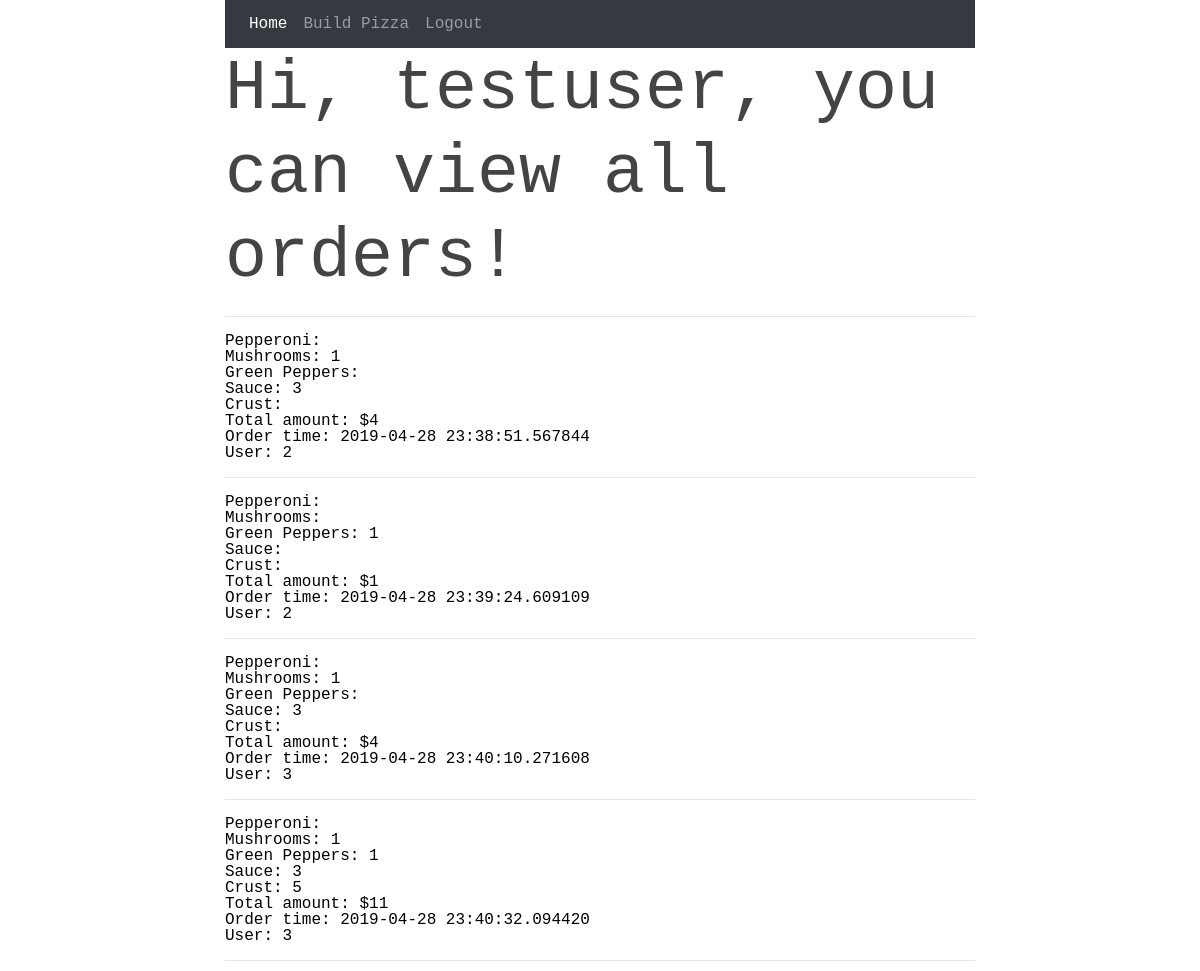
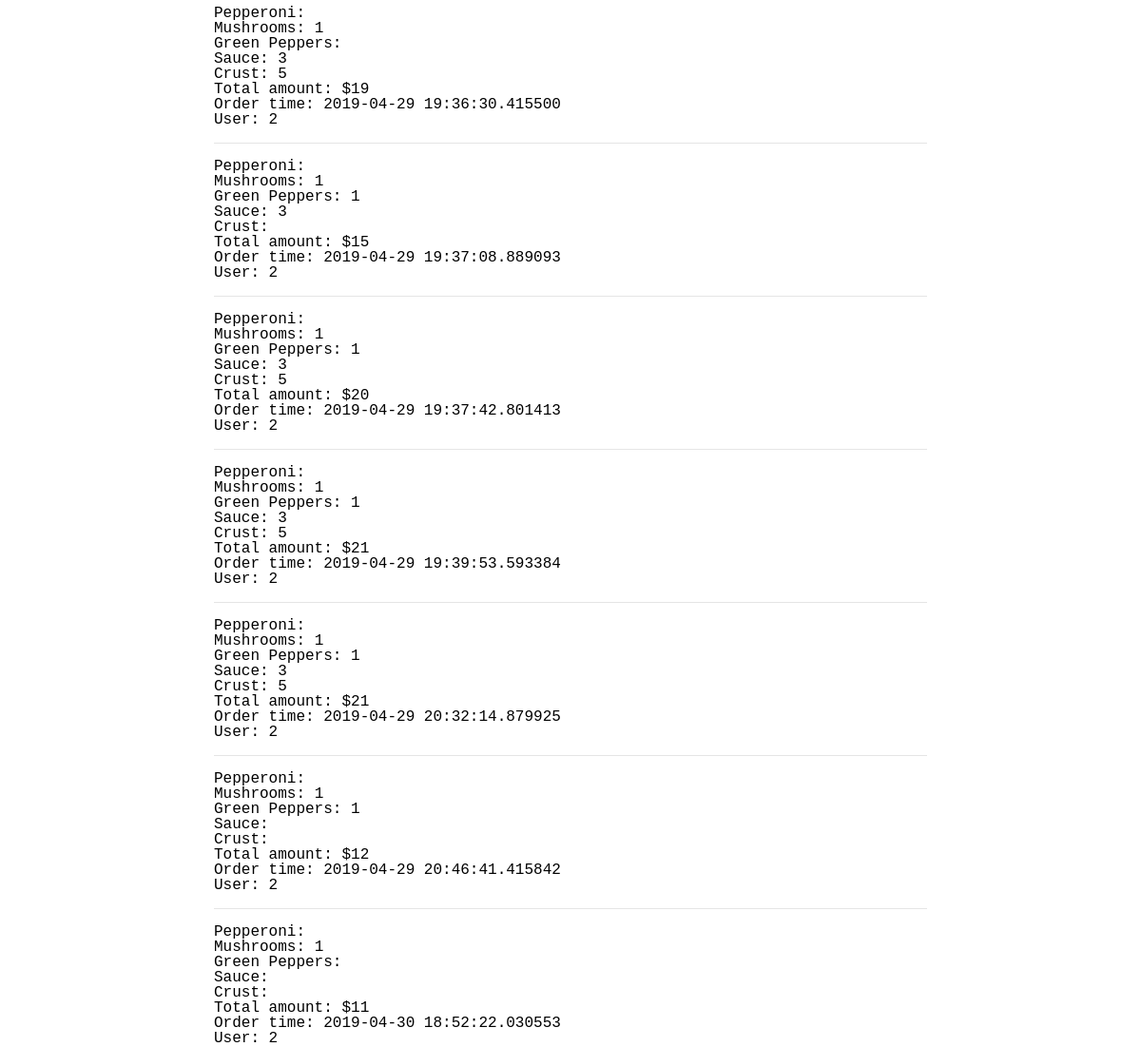
Screenshot of /viewallorders (signed in) with the database file from the repository (2 pictures, top to bottom).
### app/models.py (models this page shows, shortened)
class User(UserMixin, db.Model):
    __tablename__='user'
    id = db.Column(db.Integer, primary_key=True)
    username = db.Column(db.String(64), index=True, unique=True)
    email = db.Column(db.String(120), index=True, unique=True)
    password_hash = db.Column(db.String(128))
    orders = db.relationship('Order', backref='author', lazy='dynamic')

class Order(db.Model):
    __tablename__ ='order'
    id = db.Column(db.Integer, primary_key=True)
    pepperonni = db.Column(db.String(30))
    mushrooms = db.Column(db.String(30))
    peppers = db.Column(db.String(30))
    sauce = db.Column(db.String(30))
    crust = db.Column(db.String(30))
    order_total = db.Column(db.Integer)
    ordertime = db.Column(db.DateTime, index=True, default=datetime.utcnow)
    user_id = db.Column(db.Integer, db.ForeignKey('user.id'))

### app/routes.py (the view)
@app.route('/viewallorders')
def viewallorders():
    prevOrders = Order.query.all()
    if prevOrders is None:
        prevOrders = {'Results': 'Nothing ordered yet'}
    return render_template('viewallorders.html', orders=prevOrders)

### app/models.py (called while the page is built)
@login.user_loader
def load_user(id):
    return User.query.get(int(id))

### app/templates/viewallorders.html
{% extends "base.html" %}
{% block content %}
    <h1>Hi, {{ current_user.username}}, you can view all orders!</h1>
    {% for order in orders %}
    <hr>
    <p> Pepperoni: {{order.pepperoni}}</p>
    <p> Mushrooms: {{order.mushrooms}} </p>
    <p> Green Peppers: {{order.peppers}}</p>
    <p> Sauce: {{order.sauce}}</p>
    <p> Crust: {{order.crust}} </p>
    <p> Total amount: ${{order.order_total}}</p>
    <p> Order time: {{order.ordertime}} </p>
    <p> User: {{order.user_id}} </p>
    <p><p>
    {% endfor %}
{% endblock %}

### app/templates/base.html (style rules this page uses)
html, body, div, span, applet, object, iframe, h1, h2, h3, h4, h5, h6, p, blockquote, pre, a, abbr, acronym, address, big, cite, code, del, dfn, em, font, img, ins, kbd, q, s, samp, small, strike, sub, sup, tt, var, dl, dt, dd, ol, ul, li, fieldset, form, label, legend, table, caption, tbody, tfoot, thead, tr, th, td, header, section, footer, article, details { margin: 0; padding: 0; border: 0; outline: 0; font-weight: inherit; font-style: inherit; font-size: 100%; font-family: inherit; vertical-align: baseline; }
body { line-height: 1; color: black; background: white; }
body { font-family: 'Courier', 'Courier New', Serif; max-width: 750px; margin: 0 auto; }
h1 { font-size: 70px; color: #444; margin-bottom: 10px }

### rows the page displays
User: username "testuser"
Order: mushrooms "1", sauce "3", order_total "4", ordertime "2019-04-28 23:38:51.567844", user_id "2"
Order: peppers "1", order_total "1", ordertime "2019-04-28 23:39:24.609109", user_id "2"
Order: mushrooms "1", sauce "3", order_total "4", ordertime "2019-04-28 23:40:10.271608", user_id "3"
Order: mushrooms "1", peppers "1", sauce "3", crust "5", order_total "11", ordertime "2019-04-28 23:40:32.094420", user_id "3"
Order: mushrooms "1", sauce "3", crust "5", order_total "19", ordertime "2019-04-29 19:36:30.415500", user_id "2"
Order: mushrooms "1", peppers "1", sauce "3", order_total "15", ordertime "2019-04-29 19:37:08.889093", user_id "2"
Order: mushrooms "1", peppers "1", sauce "3", crust "5", order_total "20", ordertime "2019-04-29 19:37:42.801413", user_id "2"
Order: mushrooms "1", peppers "1", sauce "3", crust "5", order_total "21", ordertime "2019-04-29 19:39:53.593384", user_id "2"
Order: mushrooms "1", peppers "1", sauce "3", crust "5", order_total "21", ordertime "2019-04-29 20:32:14.879925", user_id "2"
Order: mushrooms "1", peppers "1", order_total "12", ordertime "2019-04-29 20:46:41.415842", user_id "2"
Order: mushrooms "1", order_total "11", ordertime "2019-04-30 18:52:22.030553", user_id "2"
